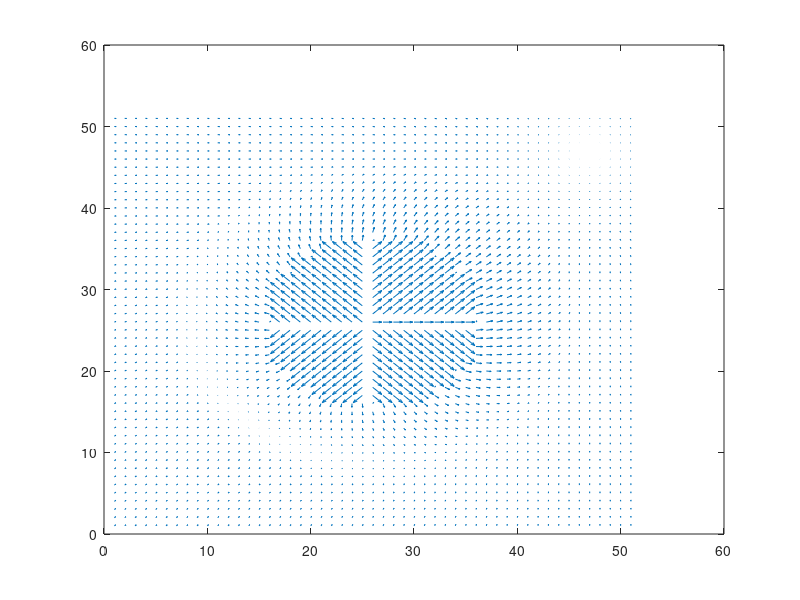

The MATLAB script that drew this image:
[x,y] = meshgrid(1:1:51,1:1:51);
so = 10;
ro = 10;
sg = 10;
rg = 1;
uo=x;
vo=y;
ug = x;
vg = y;
xg = 47;
yg = 47;
xo = 26;
yo = 26;


for i=1:length(x)
    for j=1:length(y)
        theta = atan2(y(i,j)-yo,x(i,j)-xo);
        distance = sqrt(((x(i,j)-xo)*(x(i,j)-xo))+((y(i,j)-yo)*(y(i,j)-yo)));
        if (distance<so+ro && distance>ro)
            uo(i,j)=7*(so+ro-distance)*cos(theta);
            vo(i,j)=7*(so+ro-distance)*sin(theta);
        elseif(distance<ro)
            uo(i,j)=sign(cos(theta))*100;
            vo(i,j)=sign(sin(theta))*100;
        else
            uo(i,j)=0;
            vo(i,j)=0;
        end
        theta = atan2(y(i,j)-yg,x(i,j)-xg);
        distance = sqrt(((x(i,j)-xg)*(x(i,j)-xg))+((y(i,j)-yg)*(y(i,j)-yg)));
        if (distance<rg)
            ug(i,j)=0;
            vg(i,j)=0;
        elseif(distance>=rg && distance<=sg+rg)
            ug(i,j) = (-2)*(distance-rg)*cos(theta);
            vg(i,j) = (-2)*(distance-rg)*sin(theta);
        elseif(sqrt(((x(i,j)-xo)*(x(i,j)-xo))+((y(i,j)-yo)*(y(i,j)-yo)))<ro)
            ug(i,j)=0;
            vg(i,j)=0;
        else
            ug(i,j) = (-2)*sg*cos(theta);
            vg(i,j) = (-2)*sg*sin(theta);
        end
    end
end

quiver(x,y,uo+ug,vo+vg);


